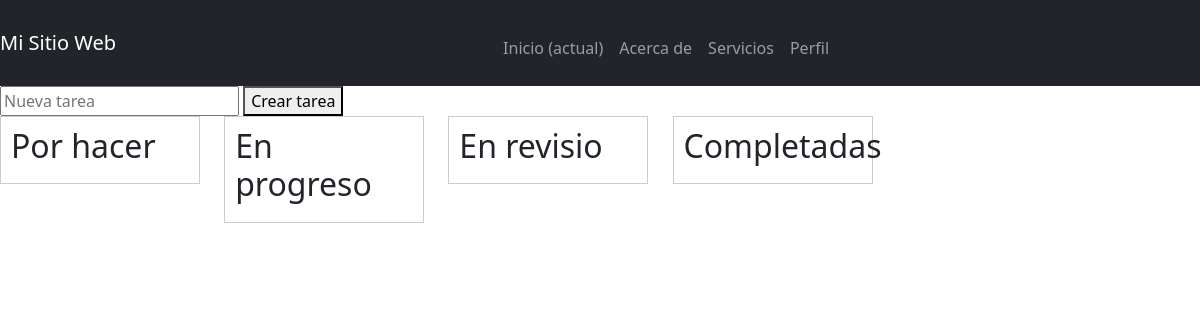
/Vista/tascas.php?id=24, run on an earlier commit of the app's database.
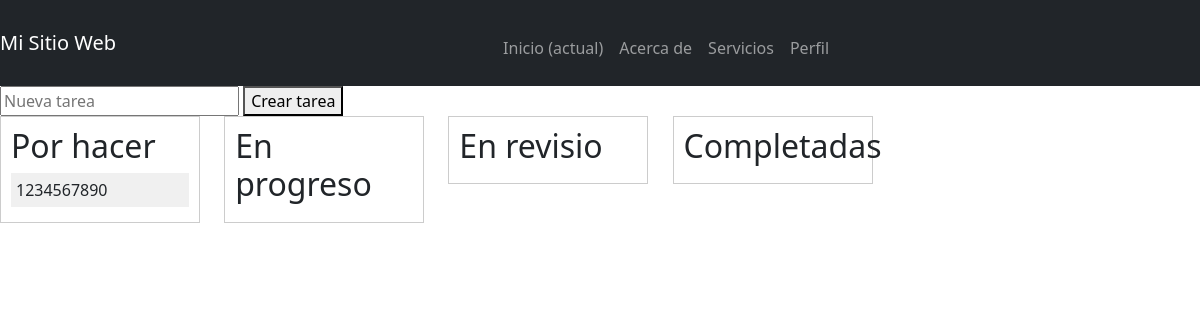
And on a later commit of the database.
### tables this page shows
CREATE TABLE `tasques` (
  `id` int(11) NOT NULL AUTO_INCREMENT,
  `id_projecte` int(11) NOT NULL,
  `descripcio` varchar(255) NOT NULL,
  `estat` enum('Por hacer','En progres','En revisio','Completades') NOT NULL,
  PRIMARY KEY (`id`),
  KEY `id_projecte` (`id_projecte`),
  CONSTRAINT `id_projecte` FOREIGN KEY (`id_projecte`) REFERENCES `projectes` (`id`)
);

### Vista/tascas.php (the view, shortened to what this page needs)
<?php
$connexio = connexio();
$proyectoId = $_GET['id'];
$sql = "SELECT * FROM tasques WHERE id_projecte = ?";
$statement = $connexio->prepare($sql);
$statement->execute([$proyectoId]);
$tareas = $statement->fetchAll(PDO::FETCH_ASSOC);
?>
<!DOCTYPE html>
<html lang="en">
<head>
<link href="https://cdn.jsdelivr.net/npm/bootstrap@5.3.3/dist/css/bootstrap.min.css" rel="stylesheet">
</head>
<body>
<nav class="navbar navbar-expand-lg navbar-dark bg-dark">
  <a class="navbar-brand" href="#">Mi Sitio Web</a>
  <div class="collapse navbar-collapse" id="navbarSupportedContent">
    <ul class="navbar-nav mr-auto">
      <li class="nav-item active">
        <a class="nav-link" href="#">Inicio <span class="sr-only">(actual)</span></a>
      </li>
      <li class="nav-item">
        <a class="nav-link" href="#">Acerca de</a>
      </li>
      <li class="nav-item">
        <a class="nav-link" href="#">Servicios</a>
      </li>
      <li class="nav-item">
        <a class="nav-link" href="../Controlador/perfil.php">Perfil</a>
      </li>
    </ul>
  </div>
</nav>
<form id="newTaskForm">
        <input type="text" id="newTaskInput" placeholder="Nueva tarea">
        <button type="submit">Crear tarea</button>
    </form>
    <div class="column" id="Por hacer">
        <h2>Por hacer</h2>
        <?php
    foreach ($tareas as $tarea) {
        if ($tarea['estat'] === 'Por hacer') {
            echo "<div id='{$tarea['id']}' class='task' draggable='true'>{$tarea['descripcio']}</div>";
        }
    }
    ?>
    </div>
    <div class="column" id="En progres">
        <h2>En progreso</h2>
    </div>
    <div class="column" id="En revisio">
        <h2>En revisio</h2>
    </div>
    <div class="column" id="Completades">
        <h2>Completadas</h2>
    </div>
</body>
</html>

What changed in the data, as far as the page shows it:
added tasques: descripcio "1234567890"
